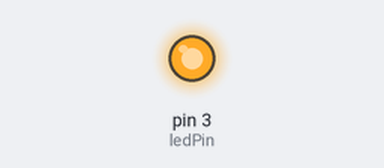
A sketch run on a simulated Arduino Uno, built with avr-gcc and run on an emulated ATmega328P. Parts: output pins drawn as LEDs (lit = HIGH).

Above: at 0.05 s.
At 0.4 s:
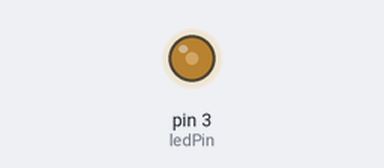
At 0.75 s:
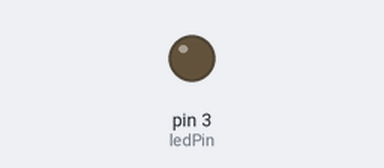
Timing chart, 0 to 3.0 s (numbered marks = the images above):
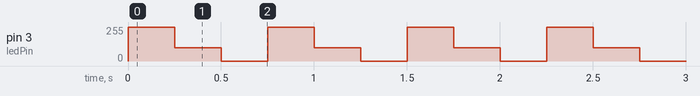

Measured:
- by itself, pin 3 (ledPin): repeats every 0.75 s: 100/255 0.25 s, 0/255 0.25 s, 255/255 0.25 s

The sketch:

uno_analogWrite_LED.ino
```cpp
/*
  Sketch: Brand Inman 2020/08/12
  Change brightness of an LERD with PWM (analogWrite)
*/

// pin connected to LED (with PWM)
int ledPin = 3;

// create a few stored values for brightness levels
int maxBrite = 255;
int medBrite = 100;
int minBrite = 0;

// length of the delay between voltage writes (analogWrite)
int time_delay = 250;

void setup() {
  // put your setup code here, to run once:

  // set our pin's mode to OUTPUT
  pinMode(ledPin, OUTPUT);

}

void loop() {
  // put your main code here, to run repeatedly:

  // using a varaible, set the brightness of the LED to max
  analogWrite(ledPin, maxBrite);
  delay(time_delay);
  // using a varaible, set the brightness of the LED somewhere near the middle
  analogWrite(ledPin, medBrite);
  delay(time_delay);
  // using a varaible, set the brightness of the LED to min (off in this case)
  analogWrite(ledPin, minBrite);
  delay(time_delay);

}
```
